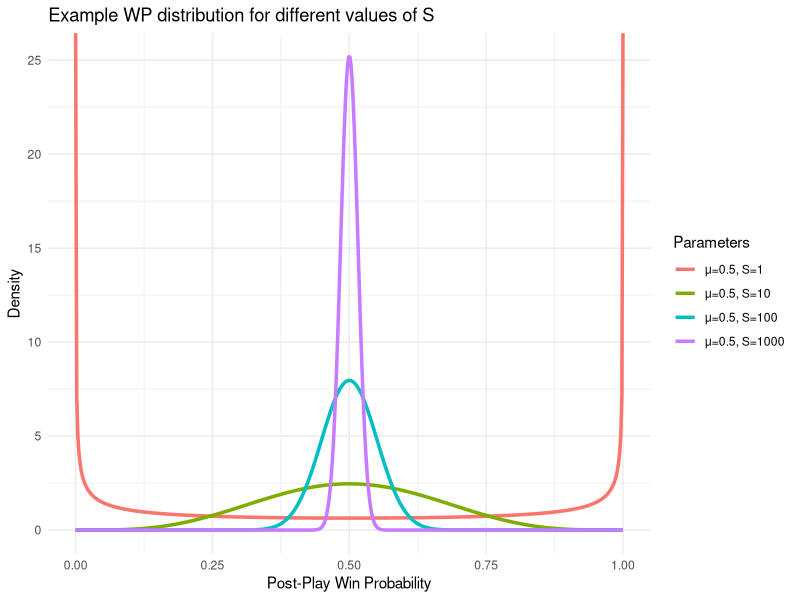
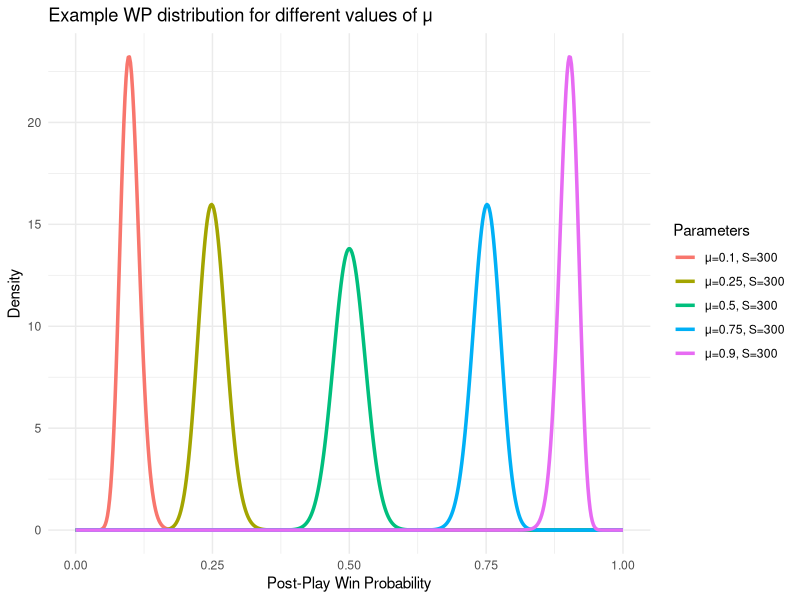

Generate these figures, in order, with R: (Note: this script raises an error after producing the figures.)
library(ggplot2)
library(quantreg)
library(tidyr)
library(splines)

# RUN "presentation0setup.R" BEFOREHAND

# ---------------------------
# BETA DISTRIBUTION EXAMPLES
# ---------------------------

# ---------------------------
# 1. Varying S with constant mu
# ---------------------------

# Choose parameter values
params <- expand.grid(
  mu = 0.5,
  betasize = c(1, 10, 100, 1000)
)

# Convert to alpha and beta
params$alpha = params$betasize * params$mu
params$beta = params$betasize * (1 - params$mu)

# Evaluate density
x <- seq(0, 1, length.out = 500)
df <- do.call(rbind, apply(params, 1, function(p) {
  data.frame(
    x = x,
    density = dbeta(x, p["alpha"], p["beta"]),
    alpha = p["alpha"],
    beta = p["beta"],
    mu = p["mu"],
    S = p["betasize"]
  )
}))

# Plot
ggplot(df, aes(x, density, color = factor(paste0("μ=", mu, ", S=", S)))) +
  geom_line(linewidth = 1.2) +
  labs(color = "Parameters") +
  theme_minimal() +
  labs(
    title = "Example WP distribution for different values of S",
    x = "Post-Play Win Probability",
    y = "Density"
  )

# ---------------------------
# 2. Varying mu with constant S
# ---------------------------

# Choose parameter values
params <- expand.grid(
  mu = c(0.1, 0.25, 0.5, 0.75, 0.9),
  betasize = 300
)

# Convert to alpha and beta
params$alpha = params$betasize * params$mu
params$beta = params$betasize * (1 - params$mu)

# Evaluate density
x <- seq(0, 1, length.out = 500)
df <- do.call(rbind, apply(params, 1, function(p) {
  data.frame(
    x = x,
    density = dbeta(x, p["alpha"], p["beta"]),
    alpha = p["alpha"],
    beta = p["beta"],
    mu = p["mu"],
    S = p["betasize"]
  )
}))

# Plot
ggplot(df, aes(x, density, color = factor(paste0("μ=", mu, ", S=", S)))) +
  geom_line(linewidth = 1.2) +
  labs(color = "Parameters") +
  theme_minimal() +
  labs(
    title = "Example WP distribution for different values of μ",
    x = "Post-Play Win Probability",
    y = "Density"
  )

# ---------------------------
# ---------------------------
# PLAY LEVERAGE PLOTS
# ---------------------------
# ---------------------------

# ---------------------------
# PL HISTOGRAM
# ---------------------------

ggplot(pbp2024_model_change, aes(x = fitted_leverage)) +
  geom_histogram(
    aes(y = after_stat(density)),
    binwidth = 1e-3,
    fill = "#002244",
    color = "white",
    alpha = 0.85
  ) +
  labs(
    title = "Distribution of Play Leverage",
    subtitle = "Model-estimated importance of each play on the match result",
    x = "Play Leverage",
    y = "Density"
  ) +
  theme_minimal(base_size = 14) +
  theme(
    plot.title = element_text(face = "bold", size = 18),
    plot.subtitle = element_text(size = 13, color = "gray30"),
    axis.title = element_text(face = "bold"),
    panel.grid.minor = element_blank(),
    panel.grid.major.x = element_blank()
  ) +
  coord_cartesian(xlim = c(0, 5e-2))


# ---------------------------
# TIME REMAINING VS PLAY LEVERAGE
# ---------------------------

# Choosing quantiles
taus <- c(0.1, 0.5, 0.9)

# Fitting a curve for each quantile
fits <- lapply(taus, function(tau) {
  rq(fitted_leverage ~ ns(game_seconds_remaining, df = 6),
     tau = tau,
     data = normal_time)
})

breaks <- c(3600, 2700, 1800, 900, 0)
labels <- c("START", "Start Q2", "HALF", "Start Q4", "END")

# New data for predictions
newdata <- data.frame(game_seconds_remaining = seq(min(normal_time$game_seconds_remaining, na.rm = TRUE),
                                       max(normal_time$game_seconds_remaining, na.rm = TRUE),
                                       length.out = 200))

# Collect predictions into one data frame
pred_long <- do.call(rbind, lapply(1:length(taus), function(i) {
  data.frame(game_seconds_remaining = newdata$game_seconds_remaining,
             value = predict(fits[[i]], newdata = newdata),
             quantile = paste0("tau_", taus[i]))
}))

# ---------------------------
# 1. Median, 10th and 90th percentile lines
# ---------------------------

y_lower = min(pred_long$value)
y_upper = max(pred_long$value)

ggplot(normal_time, aes(x = game_seconds_remaining, y = fitted_leverage)) +
  geom_point(alpha = 0.01, color = "#002244") +
  geom_line(
    data = pred_long %>% filter(quantile == "tau_0.5"),
    aes(x = game_seconds_remaining, y = value),
    color = "#002244", linewidth = 1, inherit.aes = FALSE
  ) +
  geom_line(
    data = pred_long %>% filter(quantile == "tau_0.1"),
    aes(x = game_seconds_remaining, y = value),
    color = "#C60C30", linetype = "dashed", linewidth = 0.75, inherit.aes = FALSE
  ) +
  geom_line(
    data = pred_long %>% filter(quantile == "tau_0.9"),
    aes(x = game_seconds_remaining, y = value),
    color = "#C60C30", linetype = "dashed", linewidth = 0.75, inherit.aes = FALSE
  ) +
  labs(
    title = "How Play Leverage Changes Throughout the Game",
    subtitle = "Median (navy) and 10th–90th percentiles (red dashed)",
    x = "Game Time",
    y = "Play Leverage"
  ) +
  theme_minimal(base_size = 14) +
  theme(
    plot.title = element_text(face = "bold"),
    axis.text.x = element_text(angle = 45, hjust = 1),
    panel.grid.major.x = element_line(linewidth = 0.5, color = "grey40"),
    panel.grid.major.y = element_line(linewidth = 0.5, color = "grey80"),
    panel.grid.minor = element_blank()
  ) +
  scale_x_reverse(breaks = breaks, labels = labels) +
  coord_cartesian(ylim = c(y_lower, y_upper))

# ---------------------------
# 2. Median line only
# ---------------------------

# narrower Y-limits and no ribbons
medians = pred_long %>% filter(quantile == "tau_0.5")
y_lower = min(medians$value)
y_upper = max(medians$value)

ggplot(normal_time, aes(x = game_seconds_remaining, y = fitted_leverage)) +
  geom_point(alpha = 0.01, color = "#002244") +
  geom_line(
    data = pred_long %>% filter(quantile == "tau_0.5"),
    aes(x = game_seconds_remaining, y = value),
    color = "#002244", linewidth = 1, inherit.aes = FALSE
  ) +
  labs(
    title = "How Median Play Leverage Changes Throughout the Game",
    x = "Game Time",
    y = "Play Leverage"
  ) +
  theme_minimal(base_size = 14) +
  theme(
    plot.title = element_text(face = "bold"),
    axis.text.x = element_text(angle = 45, hjust = 1),
    panel.grid.major.x = element_line(linewidth = 0.5, color = "grey40"),
    panel.grid.major.y = element_line(linewidth = 0.5, color = "grey80"),
    panel.grid.minor = element_blank()
  ) +
  scale_x_reverse(breaks = breaks, labels = labels) +
  coord_cartesian(ylim = c(y_lower, y_upper))


# ---------------------------
# SCORE DIFFERENTIAL VS PLAY LEVERAGE
# ---------------------------

# Choosing quantiles
taus <- c(0.1, 0.5, 0.9)

# Fitting a curve for each quantile
fits <- lapply(taus, function(tau) {
  rq(fitted_leverage ~ ns(score_differential, df = 6),
     tau = tau,
     data = normal_time)
})

# New data for predictions
newdata <- data.frame(score_differential = seq(min(normal_time$score_differential, na.rm = TRUE),
                                                   max(normal_time$score_differential, na.rm = TRUE),
                                                   by = 1))

# Collect predictions into one data frame
pred_long <- do.call(rbind, lapply(1:length(taus), function(i) {
  data.frame(score_differential = newdata$score_differential,
             value = predict(fits[[i]], newdata = newdata),
             quantile = paste0("tau_", taus[i]))
}))

breaks <- c(-16, -8, 0, 8, 16)
labels <- c("-16", "-8", "0", "+8", "+16")

medians = pred_long %>% filter(quantile == "tau_0.5" & (abs(score_differential) <= 16))
y_lower = min(medians$value)
y_upper = max(medians$value)

ggplot(normal_time, aes(x = score_differential, y = fitted_leverage)) +
  geom_point(alpha = 0.01, color = "#002244") +
  geom_line(
    data = medians,
    aes(x = score_differential, y = value),
    color = "#002244", linewidth = 1, inherit.aes = FALSE
  ) +
  labs(
    title = "How Median Play Leverage Changes with Game State",
    x = "Score differential (team in possession)",
    y = "Play Leverage"
  ) +
  theme_minimal(base_size = 14) +
  theme(
    plot.title = element_text(face = "bold"),
    panel.grid.major.x = element_line(linewidth = 0.5, color = "grey40"),
    panel.grid.major.y = element_line(linewidth = 0.5, color = "grey80"),
  ) +
  scale_x_continuous(breaks = breaks, labels = labels) +
  coord_cartesian(ylim = c(y_lower, y_upper), xlim = c(-16, 16))


# ---------------------------
# ---------------------------
# WP STANDARD DEVIATION PLOTS
# ---------------------------
# ---------------------------

# ---------------------------
# TIME REMAINING VS WP STANDARD DEVIATION
# ---------------------------

# Choosing quantiles
taus <- c(0.1, 0.5, 0.9)

# Fitting a curve for each quantile
fits <- lapply(taus, function(tau) {
  rq(fitted_stdev ~ ns(game_seconds_remaining, df = 6),
     tau = tau,
     data = normal_time)
})

breaks <- c(3600, 2700, 1800, 900, 0)
labels <- c("START", "Start Q2", "HALF", "Start Q4", "END")

# New data for predictions
newdata <- data.frame(game_seconds_remaining = seq(min(normal_time$game_seconds_remaining, na.rm = TRUE),
                                                   max(normal_time$game_seconds_remaining, na.rm = TRUE),
                                                   length.out = 200))

# Collect predictions into one data frame
pred_long <- do.call(rbind, lapply(1:length(taus), function(i) {
  data.frame(game_seconds_remaining = newdata$game_seconds_remaining,
             value = predict(fits[[i]], newdata = newdata),
             quantile = paste0("tau_", taus[i]))
}))

# ---------------------------
# 1. Median, 10th and 90th percentile lines
# ---------------------------

y_lower = min(pred_long$value)
y_upper = max(pred_long$value)

ggplot(normal_time, aes(x = game_seconds_remaining, y = fitted_stdev)) +
  geom_point(alpha = 0.01, color = "#002244") +
  geom_line(
    data = pred_long %>% filter(quantile == "tau_0.5"),
    aes(x = game_seconds_remaining, y = value),
    color = "#002244", linewidth = 1, inherit.aes = FALSE
  ) +
  geom_line(
    data = pred_long %>% filter(quantile == "tau_0.1"),
    aes(x = game_seconds_remaining, y = value),
    color = "#C60C30", linetype = "dashed", linewidth = 0.75, inherit.aes = FALSE
  ) +
  geom_line(
    data = pred_long %>% filter(quantile == "tau_0.9"),
    aes(x = game_seconds_remaining, y = value),
    color = "#C60C30", linetype = "dashed", linewidth = 0.75, inherit.aes = FALSE
  ) +
  labs(
    title = "How WP Standard Deviation Changes Throughout the Game",
    subtitle = "Median (navy) and 10th–90th percentiles (red dashed)",
    x = "Game Time",
    y = "WP Standard Deviation"
  ) +
  theme_minimal(base_size = 14) +
  theme(
    plot.title = element_text(face = "bold"),
    axis.text.x = element_text(angle = 45, hjust = 1),
    panel.grid.major.x = element_line(linewidth = 0.5, color = "grey40"),
    panel.grid.major.y = element_line(linewidth = 0.5, color = "grey80"),
    panel.grid.minor = element_blank()
  ) +
  scale_x_reverse(breaks = breaks, labels = labels) +
  coord_cartesian(ylim = c(y_lower, y_upper))

# ---------------------------
# 2. Median line only
# ---------------------------

# narrower Y-limits and no ribbons
medians = pred_long %>% filter(quantile == "tau_0.5")
y_lower = min(medians$value)
y_upper = max(medians$value)

ggplot(normal_time, aes(x = game_seconds_remaining, y = fitted_stdev)) +
  geom_point(alpha = 0.01, color = "#002244") +
  geom_line(
    data = pred_long %>% filter(quantile == "tau_0.5"),
    aes(x = game_seconds_remaining, y = value),
    color = "#002244", linewidth = 1, inherit.aes = FALSE
  ) +
  labs(
    title = "How Median WP Standard Deviation Changes Throughout the Game",
    x = "Game Time",
    y = "WP Standard Deviation"
  ) +
  theme_minimal(base_size = 14) +
  theme(
    plot.title = element_text(face = "bold"),
    axis.text.x = element_text(angle = 45, hjust = 1),
    panel.grid.major.x = element_line(linewidth = 0.5, color = "grey40"),
    panel.grid.major.y = element_line(linewidth = 0.5, color = "grey80"),
    panel.grid.minor = element_blank()
  ) +
  scale_x_reverse(breaks = breaks, labels = labels) +
  coord_cartesian(ylim = c(y_lower, y_upper))


# ---------------------------
# SCORE DIFFERENTIAL VS WP Standard Deviation
# ---------------------------

# Choosing quantiles
taus <- c(0.1, 0.5, 0.9)

# Fitting a curve for each quantile
fits <- lapply(taus, function(tau) {
  rq(fitted_stdev ~ ns(score_differential, df = 6),
     tau = tau,
     data = normal_time)
})

# New data for predictions
newdata <- data.frame(score_differential = seq(min(normal_time$score_differential, na.rm = TRUE),
                                               max(normal_time$score_differential, na.rm = TRUE),
                                               by = 1))

# Collect predictions into one data frame
pred_long <- do.call(rbind, lapply(1:length(taus), function(i) {
  data.frame(score_differential = newdata$score_differential,
             value = predict(fits[[i]], newdata = newdata),
             quantile = paste0("tau_", taus[i]))
}))

breaks <- c(-16, -8, 0, 8, 16)
labels <- c("-16", "-8", "0", "+8", "+16")

medians = pred_long %>% filter(quantile == "tau_0.5" & (abs(score_differential) <= 16))
y_lower = min(medians$value)
y_upper = max(medians$value)

ggplot(normal_time, aes(x = score_differential, y = fitted_stdev)) +
  geom_point(alpha = 0.01, color = "#002244") +
  geom_line(
    data = medians,
    aes(x = score_differential, y = value),
    color = "#002244", linewidth = 1, inherit.aes = FALSE
  ) +
  labs(
    title = "How Median WP Standard Deviation Changes with Game State",
    x = "Score differential (team in possession)",
    y = "WP Standard Deviation"
  ) +
  theme_minimal(base_size = 14) +
  theme(
    plot.title = element_text(face = "bold"),
    panel.grid.major.x = element_line(linewidth = 0.5, color = "grey40"),
    panel.grid.major.y = element_line(linewidth = 0.5, color = "grey80"),
  ) +
  scale_x_continuous(breaks = breaks, labels = labels) +
  coord_cartesian(ylim = c(y_lower, y_upper), xlim = c(-16, 16))

